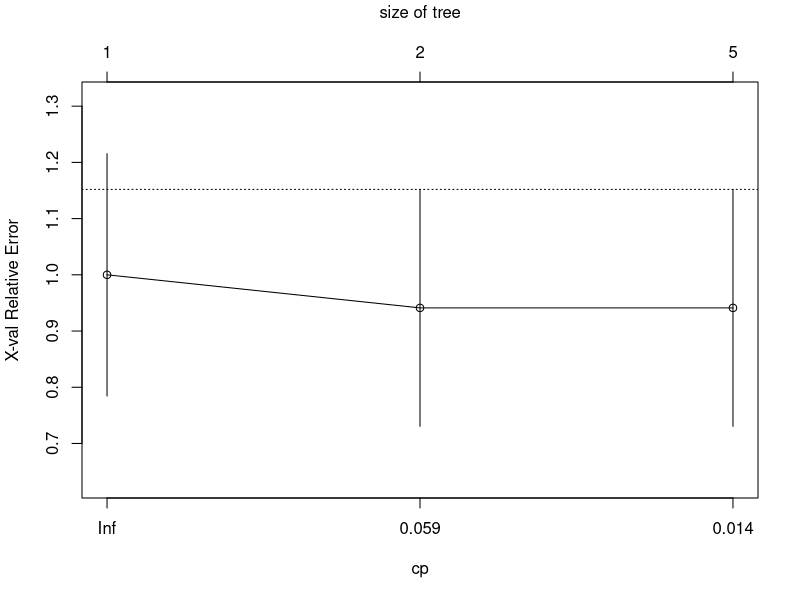
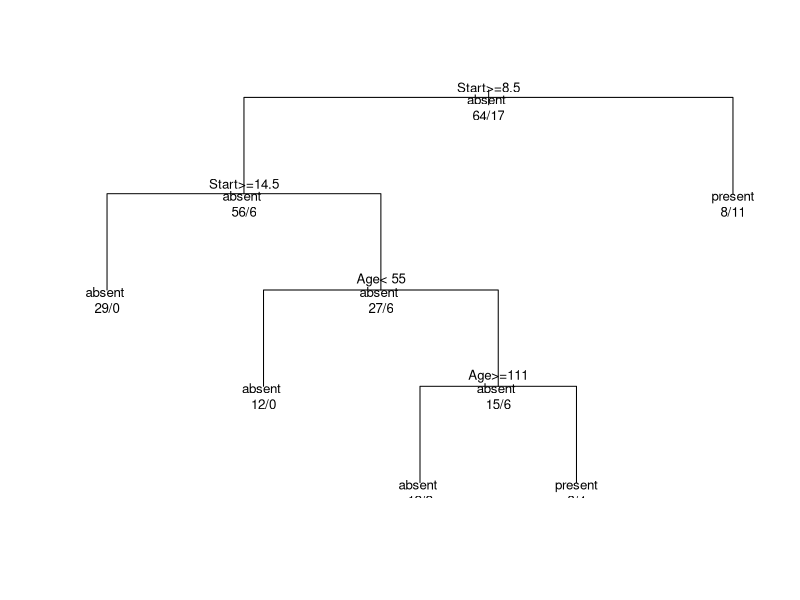
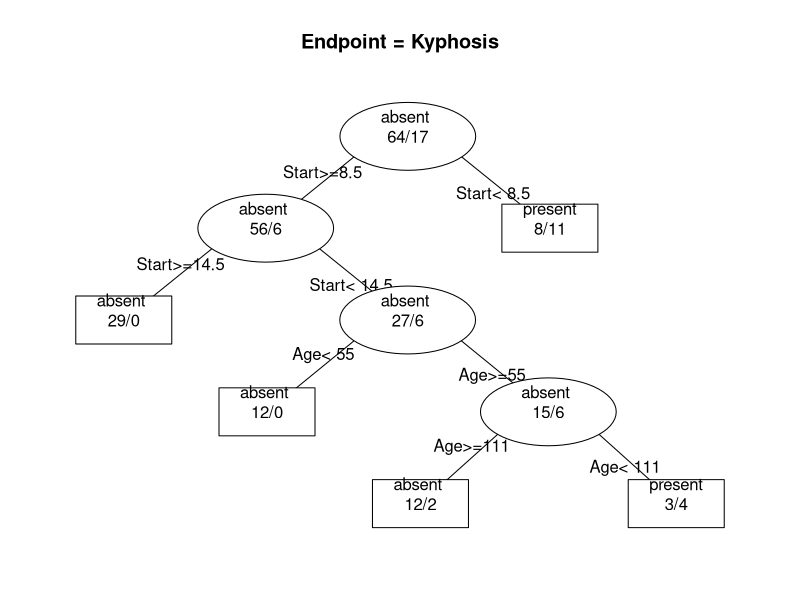

The R script that drew these images, in order:
library(rpart)
data <- (kyphosis)
fit <- rpart(Kyphosis ~ Age + Number + Start,method="class", data=kyphosis)
fit
printcp(fit)
plotcp(fit)
summary(fit)
plot(fit, uniform=TRUE, main="")
text(fit, use.n=TRUE, all=TRUE, cex=.8)
post(fit, file = "", main = "xyz")   

